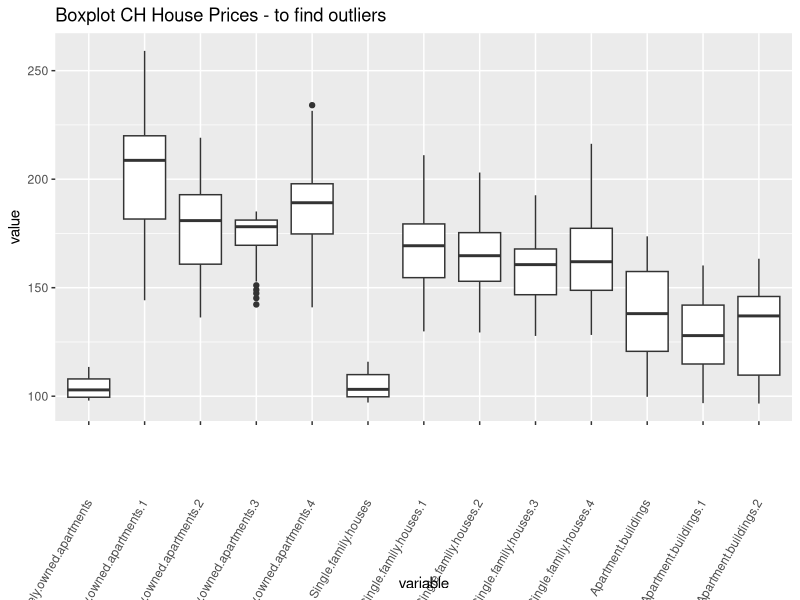
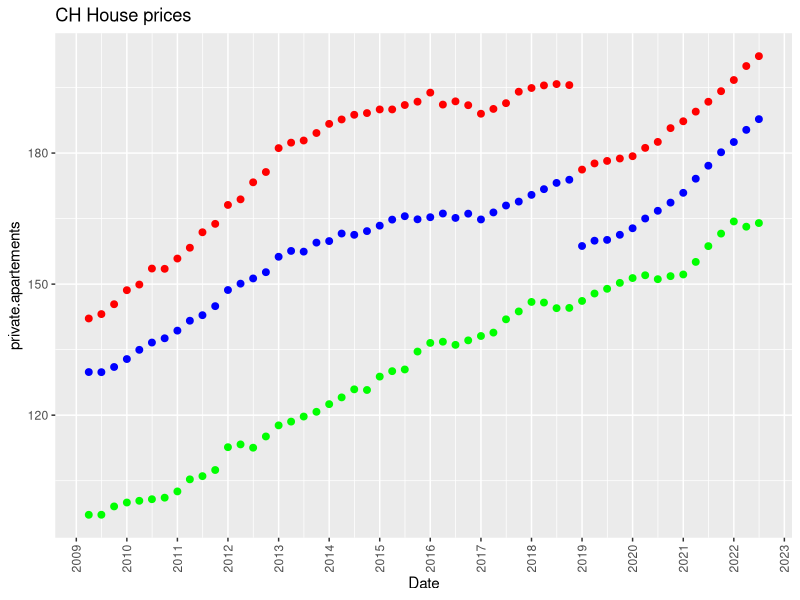

Source code (R) for these figures, in order: (Note: this script raises an error after producing the figures.)
library(tidyverse)
library(scales)
library(ggplot2)
library(reshape)
library(reshape2)
library(here) #<- for Location of the files!
#install.packages("reshape2")

#### IMPORT DATA

# Specify working directory7
#install.packages("here") #<- install once for location of the files!


#getwd() <-always starts at this level here!
#here("data", "real_estate_prices_CH.csv") #<- example for subfolder data, file quarterly-data-us-mortgage.csv


#setwd("C:/Users/leabo/Desktop/Project")

# Assign working directory as path to object
#wd <- "C:/Users/leabo/Desktop/Project"

# list file names in working directory
#list.files(wd, all.files=FALSE, full.names=FALSE, pattern=".csv")

# import/read in data files
ch.house.prices <- read.csv(here("data", "ch-house-prices.csv"))
ch.mortgage.rates <- read.csv(here("data", "ch-mortgage-rates.csv"))
us.mortgage.rates <- read.csv(here("data", "us-mortgage-rates.csv"))
us.house.prices <- read.csv(here("data", "us-house-prices.csv"))
us.house.prices.2nd.df <- read.csv(here("data", "zillowPriceIndex.csv"))
#View(ch.house.prices)
#View(ch.mortgage.rates)
#View(us.mortgage.rates)
#View(us.house.prices)
#View(us.house.prices.2nd.df)

################## CH House Prices #######################################################################

# for analysis purposes
# reshape table so that column name is an variable
ch.house.prices.for.boxplot <- melt(ch.house.prices, na.rm = FALSE, name = 'columns')
View(ch.house.prices.for.boxplot)

ch.house.prices.for.boxplot %>%
  ggplot(aes(x = variable, y = value), na.rm = TRUE)+
  geom_boxplot()+
  theme(axis.text.x = element_text(angle = 60,vjust = 0.5,hjust = 1))+
  ggtitle("Boxplot CH House Prices - to find outliers")
# we can see that there are outliers in "privately.owned.appartments.3" (the outliers are too low)
# and "privately.owned.appartments.3" (the outliers are too high)

# let's correct this and filter these out in the original dataset "ch.house.prices"
summary(ch.house.prices$Privately.owned.apartments.3)
#    Min.  1st Qu.  Median    Mean   3rd Qu.    Max. 
#   142.3   169.5   178.1    173.4   181.2     185.1 

summary(ch.house.prices$Privately.owned.apartments.4)
#   Min.   1st Qu.  Median    Mean   3rd Qu.    Max. 
#   140.9   174.8   189.1    186.0   197.9     234.1 
# this means all values above 234.1 should be removed

# should we remove the outliers? if so how???

# add new column for averages
# privately owned apartments
private.apartements.average <- c(rowMeans(ch.house.prices[,2:6], na.rm = TRUE))
ch.house.prices <- cbind(ch.house.prices, private.apartements = private.apartements.average)

#view(real.estate.prices.CH[,2:6])

# single family houses
single.family.houses.average <- c(rowMeans(ch.house.prices[,7:11], na.rm = TRUE))
ch.house.prices <- cbind(ch.house.prices, single.family.houses = single.family.houses.average)

# apartment buildings (residential investment property)
apartment.buildings.average <- c(rowMeans(ch.house.prices[,12:14], na.rm = TRUE))
ch.house.prices <- cbind(ch.house.prices, apartment.buildings = apartment.buildings.average)

# create total average 
house.prices.average <- c(rowMeans(ch.house.prices[,14:16], na.rm = TRUE))
ch.house.prices <- cbind(ch.house.prices, total.house.prices.average = house.prices.average)

# delete rows from different sources, only keep averages
ch.house.prices <- ch.house.prices[,-2:-14]
View(ch.house.prices)

#convert to date
date.ch.house.prices <- as.character(ch.house.prices$Date)
ch.house.prices$Date <- as.Date(date.ch.house.prices, formats = "%Y/%m/%d")

# plot
ggplot(ch.house.prices  %>% filter(ch.house.prices$Date > '2009/01/01'), aes(x = Date))+
  geom_point(aes(y = private.apartements), na.rm = TRUE, size = 2, color = "red")+
  geom_point(aes(y = single.family.houses), na.rm = TRUE, size = 2, color = "blue")+
  geom_point(aes(y = apartment.buildings), na.rm = TRUE, size = 2, color = "green")+
  scale_x_date(date_breaks = "years" , date_labels = "%Y")+
  theme(axis.text.x = element_text(angle = 90,vjust = 0.5,hjust = 1))+
  ggtitle("CH House prices")




          
#################### CH Mortgage Rates ###################################################

#convert to date
date.ch.mortgage.rates <- as.character(ch.mortgage.rates$Date)
ch.mortgage.rates$Date <- as.Date(date.ch.mortgage.rates, formats = "%Y/%m/%d")

# plot Average -> variable red, fixed blue
ggplot((ch.mortgage.rates), aes(x = Date))+
  #-> VARIABLE INTEREST RATES - NL.BR
  geom_point(aes(y = Average.of.M..Mortgages.Var.Int.Rates...NL.BR..CHF.50k...100k.), na.rm = TRUE, size = 2, color = "green")+
  geom_point(aes(y = Average.of.M..Mortgages.Var.Int.Rates...NL.BR..CHF.100k...500k.), na.rm = TRUE, size = 2, color = "green")+
  geom_point(aes(y = Average.of..M..Mortgages.Var.Int.Rates...NL.BR..CHF.500k...1.Mio.), na.rm = TRUE, size = 2, color = "green")+
  geom_point(aes(y = Average.of..M..Mortgages.Var.Int.Rates...NL.BR..CHF.1.Mio...5.Mio.), na.rm = TRUE, size = 2, color = "green")+
  geom_point(aes(y = Average.of.M..Mortgages.Var.Int.Rates...NL.BR..CHF.5.Mio...15.Mio.), na.rm = TRUE, size = 2, color = "orange")+
  #geom_line(aes(y = average.int.rates.nl.br), na.rm = TRUE, size = 1, color = "red")+
  
  #VARIABLE INTEREST RATES - LINKED BR
  geom_point(aes(y = Average.of.M..Mortgages.Var.Int.Rates...Linked.BR..CHF.50k...100k.), na.rm = TRUE, size = 2, color = "red")+
  geom_point(aes(y = Average.of.M..Mortgages.Var.Int.Rates...Linked.BR..CHF.100k...500k.), na.rm = TRUE, size = 2, color = "purple")+
  geom_point(aes(y = Average.of.M..Mortgages.Var.Int.Rates...Linked.BR..CHF.500k...1.Mio.), na.rm = TRUE, size = 2, color = "green")+
  geom_point(aes(y = Average.of.M..Mortgages.Var.Int.Rates...Linked.BR..CHF.1.Mio...5.Mio.), na.rm = TRUE, size = 2, color = "green")+
  geom_point(aes(y = Average.of.M..Mortgages.Var.Int.Rates...Linked.BR..CHF.5.Mio...15.Mio.), na.rm = TRUE, size = 2, color = "green")+
  #geom_line(aes(y = average.int.rates.linked.br), na.rm = TRUE, size = 1, color = "red")+
  
  #FIXED INTEREST RATES
  geom_point(aes(y = Average.of.M..Mortgages.with.fixed.interest.rates..CHF.50k...100k.), na.rm = TRUE, size = 2, color = "blue")+
  geom_point(aes(y = Average.of.M..Mortgages.with.fixed.interest.rates..CHF.100k...500k.), na.rm = TRUE, size = 2, color = "blue")+
  geom_point(aes(y = Average.of.M..Mortgages.with.fixed.interest.rates..CHF.500k...1.Mio.), na.rm = TRUE, size = 2, color = "blue")+
  geom_point(aes(y = Average.of.M..Mortgages.with.fixed.interest.rates..CHF.1.Mio...5.Mio.), na.rm = TRUE, size = 2, color = "blue")+
  geom_point(aes(y = Average.of.M..Mortgages.with.fixed.interest.rates..CHF.5.Mio...15.Mio.), na.rm = TRUE, size = 2, color = "black")+
  #geom_line(aes(y = average.fixed.int.rates), na.rm = TRUE, size = 1, color = "red")+
  
  scale_x_date(date_breaks = "years" , date_labels = "%Y")+
  theme(axis.text.x = element_text(angle = 90,vjust = 0.5,hjust = 1))+
  ggtitle("CH Mortgage Rates")


# INTERPRETATION AND CLUSTERING

# calculate mean of [2] Average.of.M..Mortgages.Var.Int.Rates...NL.BR..CHF.50k...100k.  
#                   [4] Average.of.M..Mortgages.Var.Int.Rates...NL.BR..CHF.100k...500k. 
#                   [6] Average.of..M..Mortgages.Var.Int.Rates...NL.BR..CHF.500k...1.Mio. 
#                   [8] Average.of..M..Mortgages.Var.Int.Rates...NL.BR..CHF.1.Mio...5.Mio. 
# -> these are the 4 upper green dots -> VARIABLE INTEREST RATES - NL.BR

# Orange belongs to the same category but is slightly off -> should it be included ??????????????
# ->               [10] Average.of.M..Mortgages.Var.Int.Rates...NL.BR..CHF.5.Mio...15.Mio.




# calculate mean of [16] Average.of.M..Mortgages.Var.Int.Rates...Linked.BR..CHF.500k...1.Mio.  
#                   [18] Average.of.M..Mortgages.Var.Int.Rates...Linked.BR..CHF.1.Mio...5.Mio.  
#                   [20] Average.of.M..Mortgages.Var.Int.Rates...Linked.BR..CHF.5.Mio...15.Mio.  
# -> these are the 3 lower green dots -> VARIABLE INTEREST RATES - LINKED BR

# Red and Purple belong to the same category but are a bit off (should they be included ?????????)
# Red ->            [12] Average.of.M..Mortgages.Var.Int.Rates...Linked.BR..CHF.50k...100k. 
# Purple ->         [14] Average.of.M..Mortgages.Var.Int.Rates...Linked.BR..CHF.100k...500k. 



# calculate mean of [22] Average.of.M..Mortgages.with.fixed.interest.rates..CHF.50k...100k.
#                   [24] Average.of.M..Mortgages.with.fixed.interest.rates..CHF.100k...500k.
#                   [26] Average.of.M..Mortgages.with.fixed.interest.rates..CHF.500k...1.Mio.
#                   [28] Average.of.M..Mortgages.with.fixed.interest.rates..CHF.1.Mio...5.Mio.
# -> these are the blue dots -> FIXED INTEREST RATES

# the black dots are a little bit off, I don't know if they should be included ????????
# ->                [30] Average.of.M..Mortgages.with.fixed.interest.rates..CHF.5.Mio...15.Mio

### DECISION -> I included EVERYTHING, because they belong to the same category -> Jan you can change it if you want :)


# Add averages as a new column to the table "ch.mortgage.rates"
# VARIABLE INTEREST RATES - NL.BR
average.int.rates.nl.br <- rowMeans(select(ch.mortgage.rates,c("Average.of.M..Mortgages.Var.Int.Rates...NL.BR..CHF.50k...100k.",  
                                                           "Average.of.M..Mortgages.Var.Int.Rates...NL.BR..CHF.100k...500k.", 
                                                           "Average.of..M..Mortgages.Var.Int.Rates...NL.BR..CHF.500k...1.Mio.",
                                                           "Average.of..M..Mortgages.Var.Int.Rates...NL.BR..CHF.1.Mio...5.Mio.",
                                                           "Average.of.M..Mortgages.Var.Int.Rates...NL.BR..CHF.5.Mio...15.Mio.")),
                                                            na.rm = TRUE)
# VARIABLE INTEREST RATES - LINKED BR
average.int.rates.linked.br <- rowMeans(select(ch.mortgage.rates,c("Average.of.M..Mortgages.Var.Int.Rates...Linked.BR..CHF.500k...1.Mio.",  
                                                            "Average.of.M..Mortgages.Var.Int.Rates...Linked.BR..CHF.1.Mio...5.Mio.", 
                                                            "Average.of.M..Mortgages.Var.Int.Rates...Linked.BR..CHF.5.Mio...15.Mio.",
                                                            "Average.of.M..Mortgages.Var.Int.Rates...Linked.BR..CHF.50k...100k.",
                                                            "Average.of.M..Mortgages.Var.Int.Rates...Linked.BR..CHF.100k...500k.")),
                                                             na.rm = TRUE)
# FIXED INTEREST RATES
average.fixed.int.rates <- rowMeans(select(ch.mortgage.rates,c("Average.of.M..Mortgages.with.fixed.interest.rates..CHF.50k...100k.",  
                                                              "Average.of.M..Mortgages.with.fixed.interest.rates..CHF.100k...500k.", 
                                                              "Average.of.M..Mortgages.with.fixed.interest.rates..CHF.500k...1.Mio.",
                                                              "Average.of.M..Mortgages.with.fixed.interest.rates..CHF.1.Mio...5.Mio.",
                                                              "Average.of.M..Mortgages.with.fixed.interest.rates..CHF.5.Mio...15.Mio.")),
                                                              na.rm = TRUE)
ch.mortgage.rates <- cbind(ch.mortgage.rates, ch.average.fixed.int.rates = average.fixed.int.rates)
View(ch.mortgage.rates)




# plot Sum -> NL BR variable = red, Linked BR variable = orange, fixed = blue
ggplot((ch.mortgage.rates), aes(x = Date))+
  geom_point(aes(y = Sum.of.N.Loan.Mortgages.Var.Int.Rates...NL.BR..CHF.50k...100k.), na.rm = TRUE, size = 2, color = "red")+
  geom_point(aes(y = Sum.of.N.Loan.Mortgages.Var.Int.Rates...NL.BR..CHF.100k...500k.), na.rm = TRUE, size = 2, color = "red")+
  geom_point(aes(y = Sum.of.N.Loan.Mortgages.Var.Int.Rates...NL.BR..CHF.500k...1.Mio.), na.rm = TRUE, size = 2, color = "red")+
  geom_point(aes(y = Sum.of.N.Loan.Mortgages.Var.Int.Rates...NL.BR..CHF.1.Mio...5.Mio.), na.rm = TRUE, size = 2, color = "red")+
  geom_point(aes(y = Sum.of.N.Loan.Mortgages.Var.Int.Rates...NL.BR..CHF.5.Mio...15.Mio.), na.rm = TRUE, size = 2, color = "red")+
  
  geom_point(aes(y = Sum.of.N.Loan.Mortgages.Var.Int.Rates...Linked.BR..CHF.50k...100k.), na.rm = TRUE, size = 2, color = "orange")+
  geom_point(aes(y = Sum.of.N.Loan.Mortgages.Var.Int.Rates...Linked.BR..CHF.100k...500k.), na.rm = TRUE, size = 2, color = "orange")+
  geom_point(aes(y = Sum.of.N.Loan.Mortgages.Var.Int.Rates...Linked.BR..CHF.500k...1.Mio.), na.rm = TRUE, size = 2, color = "orange")+
  geom_point(aes(y = Sum.of.N.Loan.Mortgages.Var.Int.Rates...Linked.BR..CHF.1.Mio...5.Mio.), na.rm = TRUE, size = 2, color = "orange")+
  geom_point(aes(y = Sum.of.N.Loan.Mortgages.Var.Int.Rates...Linked.BR..CHF.5.Mio...15.Mio.), na.rm = TRUE, size = 2, color = "orange")+
  
  geom_point(aes(y = Sum.of.N.Loan.Mortgages.with.fixed.interest.rates..CHF.50k...100k.), na.rm = TRUE, size = 2, color = "blue")+
  geom_point(aes(y = Sum.of.N.Loan.Mortgages.with.fixed.interest.rates..CHF.100k...500k.), na.rm = TRUE, size = 2, color = "blue")+
  geom_point(aes(y = Sum.of.N.Loan.Mortgages.with.fixed.interest.rates...CHF.500k...1.Mio.), na.rm = TRUE, size = 2, color = "blue")+
  geom_point(aes(y = Sum.of.N.Loan.Mortgages.with.fixed.interest.rates..CHF.1.Mio...5.Mio.), na.rm = TRUE, size = 2, color = "blue")+
  geom_point(aes(y = Sum.of.N.Loan.Mortgages.with.fixed.interest.rates..CHF.5.Mio...15.Mio.), na.rm = TRUE, size = 2, color = "blue")+
  
  scale_x_date(date_breaks = "years" , date_labels = "%Y")+
  theme(axis.text.x = element_text(angle = 90,vjust = 0.5,hjust = 1))+
  ggtitle("CH Sum of Loan Mortgages")





          

#################### US Mortgage Rates ###################################################


#let's rename the columns from V1, V2,... to the names (they were manually extracted form the "auto-mpg.name" file
names(us.mortgage.rates) <- c("Date", "fixed.Rate.Avg.15.Year","fixed.Rate.Avg.30.Year","fixed.Rate.Avg.5.Year",
                              "Margin.for.5.1.Year.Adj","Origination.Fees.and.Discount.Points.for.15.Y",
                              "Origination.Fees.and.Discount.Points.for.30.Y","Origination.Fees.and.Discount.Points.for.5.Y")

#for better manipulation and readibilitty, let's transform the data.frame into a "tibble" object
us.mortgage.rates <- as_tibble(us.mortgage.rates)
View(us.mortgage.rates)

#     Jan's Code :)

#monthly <- ts(us.mortgage.rates, start = c(2009, 1), frequency = 12)
#quarterly <- aggregate(monthly, mean)
#View(quarterly)

#plot1 <- ggplot(data = us.mortgage.rates, mapping = aes(x = "30-Year Fixed Rate Avg", y="Date"))

# plot2 <- ggplot(data = us.mortgage.rates, mapping = aes(x = "Date", y = "30-Year Fixed Rate Avg"))+
#  geom_point(color = "#00AFBB", size = 5) +
#  geom_line(color = "#00AFBB", size = 2)
# print(plot2)

#convert to date
date.us.mortgage.rates <- as.character(us.mortgage.rates$Date)
us.mortgage.rates$Date <- as.Date(date.us.mortgage.rates, formats = "%Y/%m/%d")


# since the fixed rate seems to be somehow similar we create a new column for the average
fixed.rate.average <- c(rowMeans(us.mortgage.rates[,2:5], na.rm = TRUE))
us.mortgage.rates <- cbind(us.mortgage.rates, us.fixed.rate.average = fixed.rate.average)

# same for the origination fees and discount points
fees.and.discount.points.average <- c(rowMeans(us.mortgage.rates[,6:8], na.rm = TRUE))
us.mortgage.rates <- cbind(us.mortgage.rates, us.fees.and.discount.points.average = fees.and.discount.points.average)

# plot
ggplot((us.mortgage.rates), aes(x = Date, colour = Year))+
  geom_point(aes(y = fixed.Rate.Avg.15.Year), na.rm = TRUE, size = 2, color = "red")+
  geom_point(aes(y = fixed.Rate.Avg.30.Year), na.rm = TRUE, size = 2, color = "green")+
  geom_point(aes(y = fixed.Rate.Avg.5.Year), na.rm = TRUE, size = 2, color = "blue")+
# geom_line(aes(y = us.fixed.rate.average), na.rm = TRUE, size = 1, color = "red")+        
# geom_point(aes(y = Margin.for.5.1.Year.Adj), na.rm = TRUE, size = 2, color = "yellow")+
# margin thing excluded due to little change over the years (betw. 2.74, 2.76 only).
  geom_point(aes(y = Origination.Fees.and.Discount.Points.for.15.Y), na.rm = TRUE, size = 2, color = "red")+
  geom_point(aes(y = Origination.Fees.and.Discount.Points.for.30.Y), na.rm = TRUE, size = 2, color = "green")+
  geom_point(aes(y = Origination.Fees.and.Discount.Points.for.5.Y), na.rm = TRUE, size = 2, color = "blue")+
#  geom_line(aes(y = us.fees.and.discount.points.average), na.rm = TRUE, size = 1, color = "red")+  
  scale_x_date(date_breaks = "years" , date_labels = "%Y")+
  theme(axis.text.x = element_text(angle = 90,vjust = 0.5,hjust = 1))+
  labs(caption = "Green: 30y, Red: 15y, Blue: 5y, Mortgages & Fees, Discount points")+
  ggtitle("US Mortgage Rates")
  

  # what can we see: Banks somehow in 2020 wanted to sell more short-term loans (probably less 
  # risk for them during times of rising rates, bc. customers have to ajust in 5y.)


  
################### US House Prices ##############################################

#convert to date
date.us.house.prices <- as.character(us.house.prices$Date)
us.house.prices$Date <- as.Date(date.us.house.prices, formats = "%Y/%m/%d")

# plot
ggplot((us.house.prices), aes(x = Date))+
  geom_point(aes(y = Real.Estate.Prices), na.rm = TRUE, size = 2, color = "red")+
  scale_x_date(date_breaks = "years" , date_labels = "%Y")+
  theme(axis.text.x = element_text(angle = 90,vjust = 0.5,hjust = 1))+
  ggtitle("US House Prices")






################## Join the US data ###########################################

us <- full_join(us.mortgage.rates, us.house.prices, by = "Date")
View(us)

# CORRELATION <------ Measures the relative strength of a linear relationship btw. 2 variables
# calculate correlation ("complete.obs" to make it ignore the NA values)
us.correlation <- cor(us$us.fixed.rate.average, us$Real.Estate.Prices, use = "complete.obs", method = "pearson")
view(us.correlation)
#   CORRELATION IS -0.2065972
### 1 or -1 would be a perfect correlation - 0 would be no correlation at all


#### SOMETHING IS WRONG, correlation is  very little, can this be ? :(

### We are gonna add another data set just to make sure we have accurate and treatable data




################## Join the CH data ###########################################

ch <- full_join(ch.mortgage.rates, ch.house.prices, by = "Date")
View(ch)

# CORRELATION <------ Measures the relative strength of a linear relationship btw. 2 variables
# calculate correlation ("complete.obs" to make it ignore the NA values)
ch.correlation.fixed.int.rates <- cor(ch$ch.average.fixed.int.rates, ch$total.house.prices.average, use = "complete.obs", method = "pearson")
#  CORRELATION IS -0.8785073
ch.correlation.linked.br <- cor(ch$ch.average.int.rates.linked.br, ch$total.house.prices.average, use = "complete.obs", method = "pearson")
#  CORRELATION IS -0.6237408
ch.correlation.nl.br <- cor(ch$ch.average.int.rates.nl.br, ch$total.house.prices.average, use = "complete.obs", method = "pearson")
#  CORRELATION IS -0.7066481
### 1 or -1 would be a perfect correlation - 0 would be no correlation at all

# two plots combined
ggplot(ch, aes(x = Date))+
  geom_point(aes(y = ch.average.fixed.int.rates*100), na.rm = TRUE, size = 2, color = "blue")+
  geom_point(aes(y = ch.average.int.rates.nl.br*100), na.rm = TRUE, size = 2, color = "green")+
  geom_point(aes(y = ch.average.int.rates.linked.br*100), na.rm = TRUE, size = 2, color = "red")+
  geom_point(aes(y = total.house.prices.average), na.rm = TRUE, color = "black", size = 2)+
  scale_x_date(date_breaks = "years" , date_labels = "%Y")+
scale_y_continuous(sec.axis = sec_axis(trans=~./100, name= "interest rates"))+
  labs(x = "time period", y = "house prices")+
  ggtitle("interest rates and house prices CH")


############ reorder 2nd data set - US house prices #############################

# create empty table (this is where the numbers are put in the loop)
us.house.prices.second.try = data.frame(Date=character(0),all.homes=numeric(0), single.family=numeric(0), 
                 condos=numeric(0), one.room=numeric(0), five.rooms=numeric(0))
print(us.house.prices.second.try)

## CONVERT TO QUARTILES -> Quarters?
# matrix starts at 1
i <- 1
# 2 because 1 is the date
j <- 1 
# loop through NL BR numbers and add them to new table
for(i in 1: nrow(us.house.prices.2nd.df))
{
  for (j in 1: ncol(us.house.prices.2nd.df))
  {
    if(i %% 3 == 0)
    {
      if(j == 1)
        {
          us.house.prices.second.try[nrow(us.house.prices.second.try) + 1,] <- c(Date=us.house.prices.2nd.df[i-2,1], 
                                                                                 NA, NA, NA, NA, NA)
        }                 
      else
        {
          us.house.prices.second.try[i/3,j] = mean(us.house.prices.2nd.df[i-2,j], 
                                            us.house.prices.2nd.df[i-1,j], 
                                            us.house.prices.2nd.df[i,j]) 
        }             
    }
  }
}
#View(us.house.prices.second.try)

# for analysis purposes
# reshape table so that column name is an variable
us.house.prices.second.try.for.boxplot <-melt(us.house.prices.second.try, id = c("Date"))
View(us.house.prices.second.try.for.boxplot)
us.house.prices.second.try.for.boxplot$value <- as.numeric(us.house.prices.second.try.for.boxplot$value)

us.house.prices.second.try.for.boxplot %>%
  ggplot(aes(x = variable, y = value), na.rm = TRUE)+
  geom_boxplot()+
  ggtitle("Boxplot US House Prices, 2nd data set - to find outliers")
# we can see that there are outliers in "privately.owned.appartments.3" (the outliers are too low)
# and "privately.owned.appartments.3" (the outliers are too high)

us.house.prices.second.try.for.boxplot %>%
  ggplot(aes(x = Date, y = value))+
  geom_point(aes(na.rm = TRUE, color = variable))+
  # scale_x_date(date_breaks = "years" , date_labels = "%Y")+
  theme(axis.text.x = element_text(angle = 90,vjust = 0.5,hjust = 1))+
  ggtitle("US House Prices")

###### Join with other us data set ###################

#convert to date
date.us.house.prices.second.try <- as.character(us.house.prices.second.try$Date)
us.house.prices.second.try$Date <- as.Date(date.us.house.prices.second.try, formats = "%Y/%m/%d")

us <- full_join(us.house.prices.second.try, us, by = "Date")
View(us)

# transform data to numeric data type
us$us.single.family <- as.numeric(us$single.family)
us$us.all.homes <- as.numeric(us$all.homes)
us$us.condos <- as.numeric(us$condos)
us$us.one.room <- as.numeric(us$one.room)
us$us.five.rooms <- as.numeric(us$five.rooms)

#delete old Data from pre 2009.
usfiltered2009 <- us[!(us$Date < '2009/01/01'),]
chfiltered2009 <- ch[!(ch$Date < '2009/01/01'),]
#View(chfiltered2009)

# compare new data set to old one in order to see if it is accurate
usfiltered2009 %>%
  ggplot(aes(x = Date))+
  geom_point(aes(y = us.single.family), na.rm = TRUE, colour = "light green")+
  geom_point(aes(y = us.all.homes), na.rm = TRUE, colour = "orange")+
  geom_point(aes(y = us.condos), na.rm = TRUE, colour = "dark green")+
  geom_point(aes(y = us.one.room), na.rm = TRUE, colour = "blue")+
  geom_point(aes(y = us.five.rooms), na.rm = TRUE, colour = "purple")+
  geom_point(aes(y = Real.Estate.Prices), na.rm = TRUE, color = "red")+
  geom_smooth(aes(y = Real.Estate.Prices), na.rm = TRUE, color = "red")
  
# seems pretty acurrate -> very similar to five room data from new dataset

  
  
  
  
#totalPlot: All Data from both df - Baustjielle Jan
# need:
  # house prices US; 2 lines.
  # house prices CH
  
allFiltered <- try(chfiltered2009[, "total.house.prices.average"])
allFiltered <- chfiltered2009$total.house.prices.average
colnames(allFiltered)[colnames(allFiltered) == "total.house.prices.average"] ="ch.average.house.price"
View(allFiltered)

ch.average.house.price
allFiltered$us.average.interest.rate <- rowMeans(usfiltered2009[c(2, 3)], na.rm=TRUE)
View(usfiltered2009)
colMeans(df, na.rm=TRUE)

allFiltered %>%
  ggplot(aes(x = Date))+
  #  geom_point(aes(y = single.family), na.rm = TRUE, colour = "light green")+
  geom_point(aes(y = all.homes), na.rm = TRUE, colour = "orange")+
  #  geom_point(aes(y = condos), na.rm = TRUE, colour = "dark green")+
  #  geom_point(aes(y = one.room), na.rm = TRUE, colour = "blue")+
  #  geom_point(aes(y = five.rooms), na.rm = TRUE, colour = "purple")+
  geom_point(aes(y = Real.Estate.Prices), na.rm = TRUE, color = "red")
#  geom_smooth(aes(y = Real.Estate.Prices), na.rm = TRUE, color = "red")
